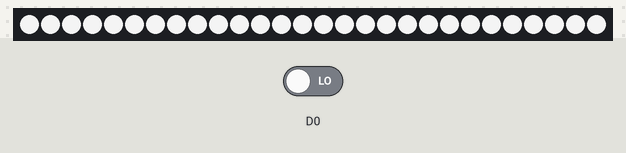
Recording of a sketch running on a simulated ESP8266 (NodeMCU). Parts: 28 RGB LEDs in strip order, left to right. The inputs (shaded band) are chosen by the test bench; at power-on: D0 LOW.

Above: at 2.8 s.
2.9 s: D0 driven HIGH
At 3.38 s:
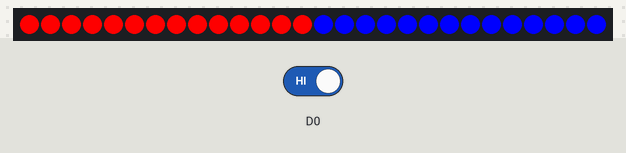
At 4.14 s:
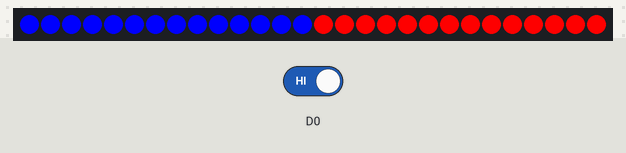
Timing chart, 0 to 5.9 s (numbered marks = the images above; inputs shaded):
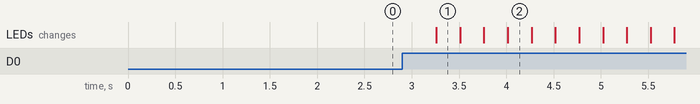

Measured:
- after the input at 2.9 s, the LEDs: change after 0.36 s (image 1)

The sketch:

Gator_Lights.ino
```cpp
/***********************************
Gator Head Lights
************************************/

#include <Adafruit_NeoPixel.h>

#define PIN D3
#define NUMBER_OF_LEDS 28

static bool Flashers = false;
static int Flasher_Counter = 0;

Adafruit_NeoPixel strip = Adafruit_NeoPixel(NUMBER_OF_LEDS, PIN, NEO_GRB + NEO_KHZ400);

void setup()
{
  //Init the strip with all zeros
  strip.begin();

  //This is for the blue button on the console
  pinMode(D0,INPUT);

  //Clear all the LEDS
  for(int i = 0; i<NUMBER_OF_LEDS ; i++)
  {
    strip.setPixelColor(i, 0, 0, 0);
  }
  strip.show(); // Initialize all pixels to 'off'
}

void loop()
{
  int flash_color2;
  int flash_color;

  //Set all the LEDS to white
  for(int i = 0; i<NUMBER_OF_LEDS ; i++)
  {
    strip.setPixelColor(i, 220, 220, 220);
  }
  //Turn on the flashers for 15 seconds
  if(digitalRead(D0) == true)
  {
     Flashers = true;

     while (Flashers == true)
     {
        //Makes the flash on every other cycle
        if(Flasher_Counter % 2 == 0)
        {
           flash_color = 250;
           flash_color2 = 0;
        }
        else
        {
           flash_color = 0;
           flash_color2 = 250;
        }

        //Write the LEDS for Right Light
        for(int i = 0; i<14 ; i++)
        {
           strip.setPixelColor(i, flash_color, 0, flash_color2);
        }

        //Write the LEDS for Left Light
        for(int i = 14; i<NUMBER_OF_LEDS ; i++)
        {
           strip.setPixelColor(i, flash_color2, 0, flash_color);
        }

        //Increment the counter
        Flasher_Counter++;

        //Controls the time between flashes
        delay(250);

        if(Flasher_Counter > 60)
        {
          //Turn off the counter and set the flag to false
          Flasher_Counter = 0;
          Flashers = false;
        }

        //Output the values to the lights
        strip.show();
     }
  }

  //Show the strip
  strip.show();

  delay(1000);
}
```
